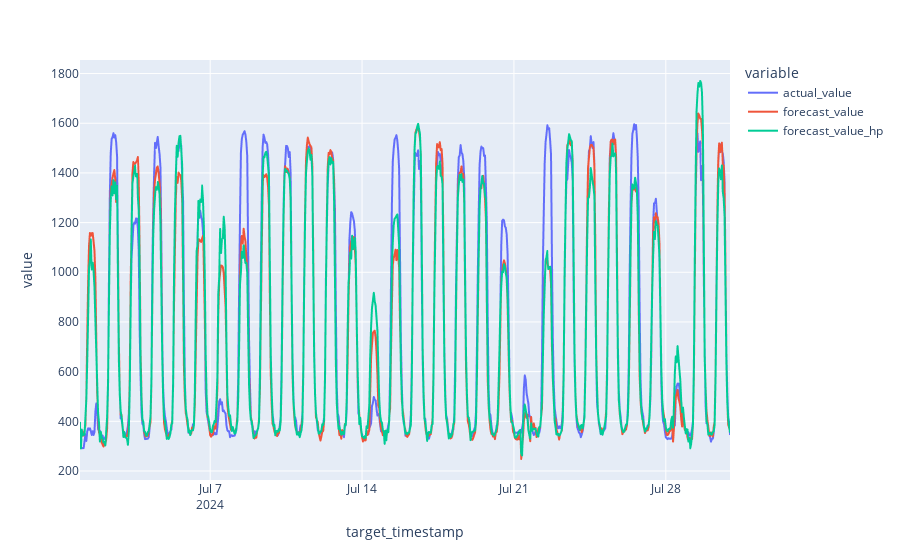

Write notebook code for a chart like this one.
### Code cell
feeder_id = 2
start_date = "2024-07-01"
end_date = "2024-07-31"
db = DatabaseManager(tag = 'main')
results = db.load_forecasts(feeder_id, "v1.6_Fresh_Testing_6", "24hr", "LSTM", start_date, end_date)[['actual_value', 'forecast_value']]
results.rename(columns={'forecast_value': 'forecast_value'}, inplace=True)
hp_results = db.load_forecasts(feeder_id, "v1.7_HP_Tuning_1", "24hr", "LSTM", start_date, end_date, "exp_HP")[['forecast_value']]
hp_results.rename(columns={'forecast_value': 'forecast_value_hp'}, inplace=True)

combined_results = pd.concat([results, hp_results], axis=1)

print("Shallow Forecast RMSE:", root_mean_squared_error(combined_results['actual_value'], combined_results['forecast_value']))
print("HP Forecast RMSE:", root_mean_squared_error(combined_results['actual_value'], combined_results['forecast_value_hp']))


print("Shallow Forecast MAE:", mean_absolute_error(combined_results['actual_value'], combined_results['forecast_value']))
print("HP Forecast MAE:", mean_absolute_error(combined_results['actual_value'], combined_results['forecast_value_hp']))

print("Shallow Forecast SMAPE:", smape(combined_results['actual_value'], combined_results['forecast_value']))
print("HP Forecast SMAPE:", smape(combined_results['actual_value'], combined_results['forecast_value_hp']))

px.line(combined_results).show()

### Figure 1 — Plotly figure (JSON) as saved in the notebook; plotly's stock layout.template omitted (floating-point values rounded to 4 significant figures; data arrays with more than 128 entries replaced by an {"elided": "..."} marker saying what was removed)
{"data": [{"hovertemplate": "variable=actual_value<br>target_timestamp=%{x}<br>value=%{y}<extra></extra>", "legendgroup": "actual_value", "line": {"color": "#636efa", "dash": "solid"}, "marker": {"symbol": "circle"}, "mode": "lines", "name": "actual_value", "showlegend": true, "type": "scattergl", "x": {"elided": "720 str values"}, "xaxis": "x", "y": {"elided": "720 float values"}, "yaxis": "y"}, {"hovertemplate": "variable=forecast_value<br>target_timestamp=%{x}<br>value=%{y}<extra></extra>", "legendgroup": "forecast_value", "line": {"color": "#EF553B", "dash": "solid"}, "marker": {"symbol": "circle"}, "mode": "lines", "name": "forecast_value", "showlegend": true, "type": "scattergl", "x": {"elided": "720 str values"}, "xaxis": "x", "y": {"elided": "720 float values"}, "yaxis": "y"}, {"hovertemplate": "variable=forecast_value_hp<br>target_timestamp=%{x}<br>value=%{y}<extra></extra>", "legendgroup": "forecast_value_hp", "line": {"color": "#00cc96", "dash": "solid"}, "marker": {"symbol": "circle"}, "mode": "lines", "name": "forecast_value_hp", "showlegend": true, "type": "scattergl", "x": {"elided": "720 str values"}, "xaxis": "x", "y": {"elided": "720 float values"}, "yaxis": "y"}], "layout": {"legend": {"title": {"text": "variable"}, "tracegroupgap": 0}, "margin": {"t": 60}, "xaxis": {"anchor": "y", "domain": [0, 1], "title": {"text": "target_timestamp"}}, "yaxis": {"anchor": "x", "domain": [0, 1], "title": {"text": "value"}}}}
